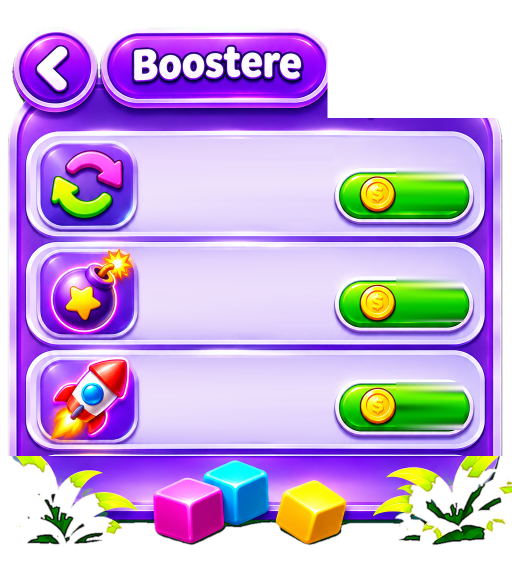
#> input picture voxel-bloom/Assets/VoxelBloom/Art/UI/Resources/VBUI/Menus/boosters.png, 1024 x 1124 px (shown at 1/2 size); its folder holds only this picture in this run
$ python preview_menus.py
#> lines starting #> are read from the running program, lines starting #| are printed output that depends on the picture
# Previews (NOT Unity screenshots) of the art menu pages with live overlays at the coordinates used in ArtPages.cs.
import os
from PIL import Image, ImageDraw, ImageFont
ROOT = os.path.abspath(os.path.join(os.path.dirname(__file__), '..', '..')); U = ROOT + '/Assets/VoxelBloom/Art/UI/Resources/VBUI/'
F = lambda n: ImageFont.truetype(ROOT + '/Assets/VoxelBloom/Art/Resources/VoxelBloom/Fonts/Baloo2-ExtraBold.ttf', int(n))
def base(name):
#> called with name = 'boosters'
    im = Image.open(U + 'Menus/' + name + '.png').convert('RGBA'); c = Image.new('RGBA', im.size, (70, 45, 170, 255)); c.alpha_composite(im); return c
#> in base, im is the input picture: PIL image 1024x1124 RGBA; mean R, G, B, A 148.4, 159.2, 170.9, 197.2
#> after `c = Image.new('RGBA', im.size, (70, 45, 170, 255))`:
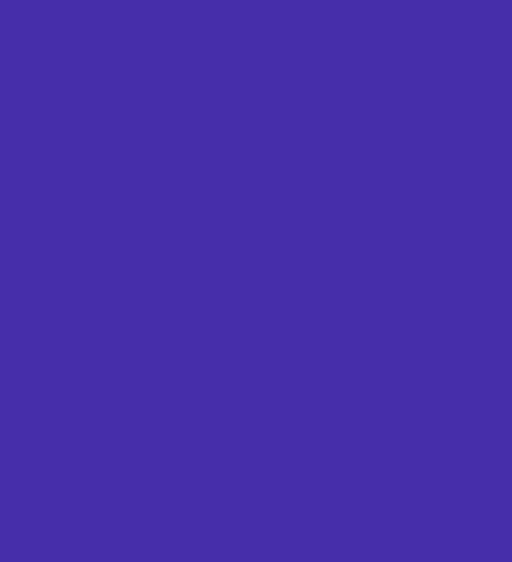
#> c: PIL image 1024x1124 RGBA (shown at 1/2 size); mean R, G, B, A 70, 45, 170, 255
#> after `c.alpha_composite(im)`:
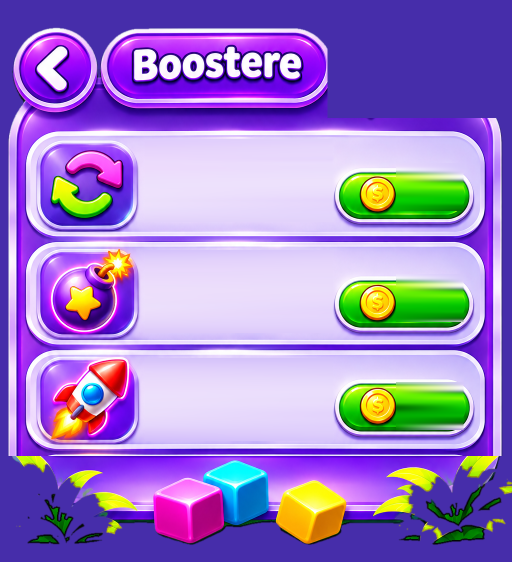
#> c: PIL image 1024x1124 RGBA (shown at 1/2 size); mean R, G, B, A 154.4, 125, 198.6, 255
def pic(c, p, x0, y0, x1, y1):
#> (the run stopped early here; a loop or call above may not have finished)
